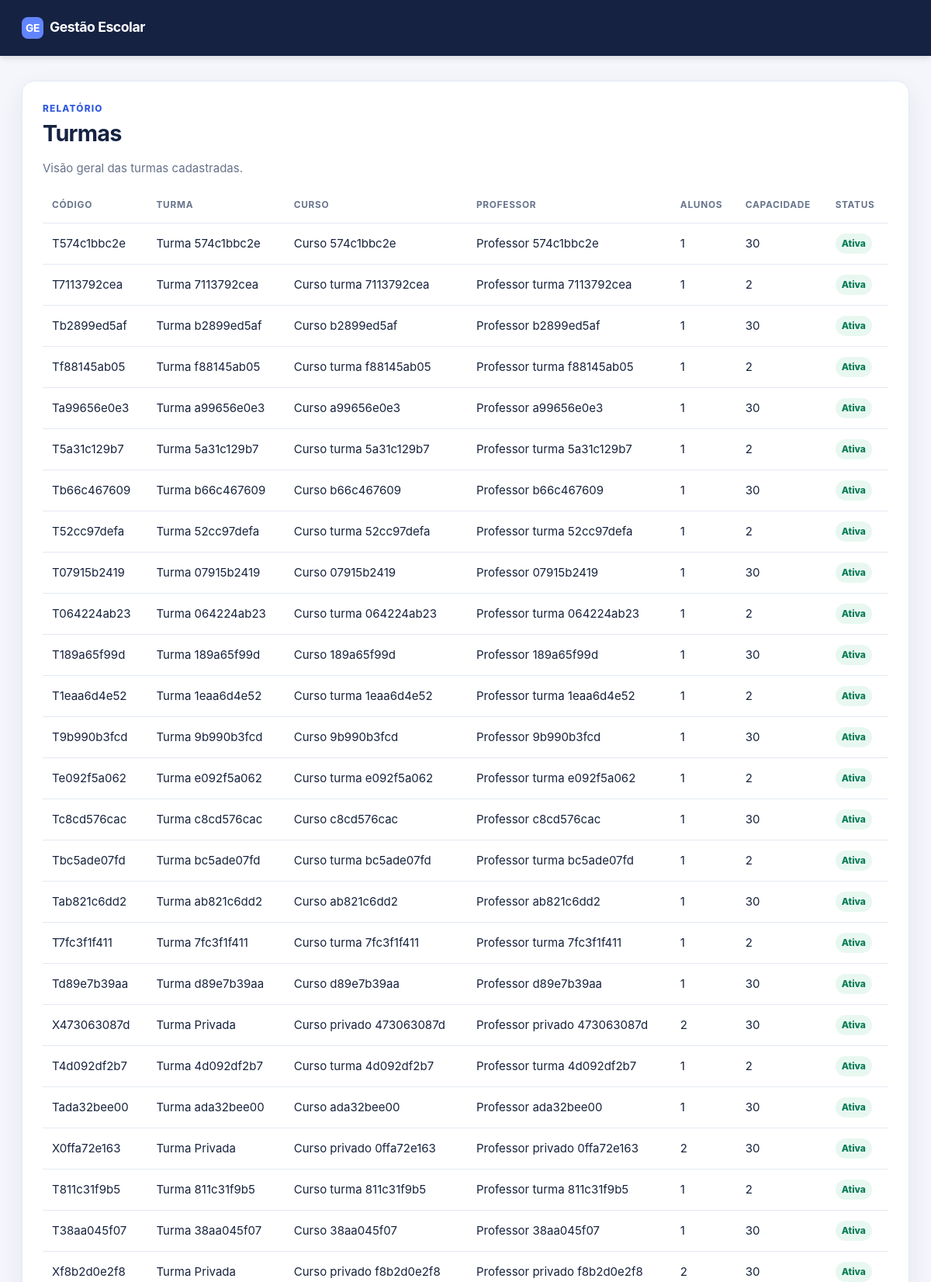
Page /relatorio/turmas (upper part) on the committed database.
### tables this page shows
CREATE TABLE turmas (
        id INTEGER PRIMARY KEY AUTOINCREMENT,
        codigo TEXT NOT NULL UNIQUE,
        nome TEXT NOT NULL,
        curso_id INTEGER NOT NULL,
        professor_id INTEGER NOT NULL,
        semestre TEXT,
        data_inicio DATE,
        data_fim DATE,
        horario TEXT,
        sala TEXT,
        capacidade INTEGER,
        ativa INTEGER DEFAULT 1,
        data_criacao TIMESTAMP DEFAULT CURRENT_TIMESTAMP,
        FOREIGN KEY (curso_id) REFERENCES cursos(id),
        FOREIGN KEY (professor_id) REFERENCES professores(id)
    );

### legacy/app_backup.py (the view)
@app.route('/relatorio/turmas')
@login_requerido('funcionario')
def relatorio_turmas():
    turmas = executar_query('''
    SELECT t.*, c.nome as curso_nome, p.nome as professor_nome, COUNT(m.id) as total_alunos
    FROM turmas t
    JOIN cursos c ON t.curso_id = c.id
    JOIN professores p ON t.professor_id = p.id
    LEFT JOIN matriculas m ON t.id = m.turma_id
    GROUP BY t.id
    ''')
    return render_template('relatorios/turmas.html',
                         turmas=[dict(t) for t in turmas] if turmas else [])

### legacy/app_backup.py (called while the page is built)
def get_db():
    conexao = sqlite3.connect('escola.db')
    conexao.row_factory = sqlite3.Row
    return conexao

def executar_query(query, params=(), fetch_one=False):
    try:
        conexao = get_db()
        cursor = conexao.cursor()
        cursor.execute(query, params)
        if fetch_one:
            resultado = cursor.fetchone()
        else:
            resultado = cursor.fetchall()
        conexao.close()
        return resultado
    except Exception as e:
        print(f"Erro na query: {e}")
        return None

### templates/relatorios/turmas.html (shortened to what this page needs)
{% extends "base.html" %}
{% block content %}<section class="card"><p class="etiqueta">RELATÓRIO</p><h1>Turmas</h1><p class="muted">Visão geral das turmas cadastradas.</p>{% if turmas %}<table><thead><tr><th>Código</th><th>Turma</th><th>Curso</th><th>Professor</th><th>Alunos</th><th>Capacidade</th><th>Status</th></tr></thead><tbody>{% for turma in turmas %}<tr><td>{{ turma.codigo }}</td><td>{{ turma.nome }}</td><td>{{ turma.curso_nome }}</td><td>{{ turma.professor_nome }}</td><td>{{ turma.total_alunos }}</td><td>{{ turma.capacidade|default('-', true) }}</td><td><span class="status {{ 'success' if turma.ativa else 'error' }}">{{ 'Ativa' if turma.ativa else 'Inativa' }}</span></td></tr>{% endfor %}</tbody></table>{% else %}<div class="empty-state"><p>Não há turmas para exibir.</p></div>{% endif %}<a class="botao secundario" href="/relatorios">Voltar aos relatórios</a></section>{% endblock %}

### templates/base.html (style rules this page uses)
:root { --primary:#315adf; --primary-dark:#213e9e; --ink:#17233d; --muted:#66738b; --surface:#fff; --canvas:#f4f6fb; --line:#e4e9f3; --success:#087c57; --danger:#c53131; --warning:#ac7200; --shadow:0 12px 32px rgba(28,44,90,.08); }
* { box-sizing:border-box }
body { margin:0;background:var(--canvas);color:var(--ink);font-family:Inter,ui-sans-serif,system-ui,-apple-system,"Segoe UI",Arial,sans-serif;font-size:15px;line-height:1.5 }
.card { padding:26px;background:var(--surface);border:1px solid var(--line);border-radius:16px;box-shadow:var(--shadow) }
h1,h2,h3 { color:#152242;line-height:1.2;letter-spacing:-.025em }
h1 { margin:0 0 8px;font-size:1.8rem }
p { line-height:1.55 }
.muted { color:var(--muted) }
.etiqueta { margin:0 0 6px;color:var(--primary);font-size:.74rem;font-weight:800;letter-spacing:.1em }
.status { display:inline-block;padding:4px 8px;border-radius:100px;font-size:.75rem;font-weight:800 }
.status.success { color:var(--success);background:#e8f8f1 }
table { width:100%;border-collapse:collapse }
th,td { padding:13px 12px;text-align:left;border-bottom:1px solid var(--line) }
th { color:#68758c;font-size:.74rem;text-transform:uppercase;letter-spacing:.06em }

### rows in the picture
turmas: codigo "T574c1bbc2e", nome "Turma 574c1bbc2e", curso_nome "Curso 574c1bbc2e", professor_nome "Professor 574c1bbc2e", total_alunos "1", capacidade "30", ativa "Ativa"
turmas: codigo "T7113792cea", nome "Turma 7113792cea", curso_nome "Curso turma 7113792cea", professor_nome "Professor turma 7113792cea", total_alunos "1", capacidade "2", ativa "Ativa"
turmas: codigo "Tb2899ed5af", nome "Turma b2899ed5af", curso_nome "Curso b2899ed5af", professor_nome "Professor b2899ed5af", total_alunos "1", capacidade "30", ativa "Ativa"
turmas: codigo "Tf88145ab05", nome "Turma f88145ab05", curso_nome "Curso turma f88145ab05", professor_nome "Professor turma f88145ab05", total_alunos "1", capacidade "2", ativa "Ativa"
turmas: codigo "Ta99656e0e3", nome "Turma a99656e0e3", curso_nome "Curso a99656e0e3", professor_nome "Professor a99656e0e3", total_alunos "1", capacidade "30", ativa "Ativa"
turmas: codigo "T5a31c129b7", nome "Turma 5a31c129b7", curso_nome "Curso turma 5a31c129b7", professor_nome "Professor turma 5a31c129b7", total_alunos "1", capacidade "2", ativa "Ativa"
turmas: codigo "Tb66c467609", nome "Turma b66c467609", curso_nome "Curso b66c467609", professor_nome "Professor b66c467609", total_alunos "1", capacidade "30", ativa "Ativa"
turmas: codigo "T52cc97defa", nome "Turma 52cc97defa", curso_nome "Curso turma 52cc97defa", professor_nome "Professor turma 52cc97defa", total_alunos "1", capacidade "2", ativa "Ativa"
turmas: codigo "T07915b2419", nome "Turma 07915b2419", curso_nome "Curso 07915b2419", professor_nome "Professor 07915b2419", total_alunos "1", capacidade "30", ativa "Ativa"
turmas: codigo "T064224ab23", nome "Turma 064224ab23", curso_nome "Curso turma 064224ab23", professor_nome "Professor turma 064224ab23", total_alunos "1", capacidade "2", ativa "Ativa"
turmas: codigo "T189a65f99d", nome "Turma 189a65f99d", curso_nome "Curso 189a65f99d", professor_nome "Professor 189a65f99d", total_alunos "1", capacidade "30", ativa "Ativa"
turmas: codigo "T1eaa6d4e52", nome "Turma 1eaa6d4e52", curso_nome "Curso turma 1eaa6d4e52", professor_nome "Professor turma 1eaa6d4e52", total_alunos "1", capacidade "2", ativa "Ativa"
turmas: codigo "T9b990b3fcd", nome "Turma 9b990b3fcd", curso_nome "Curso 9b990b3fcd", professor_nome "Professor 9b990b3fcd", total_alunos "1", capacidade "30", ativa "Ativa"
turmas: codigo "Te092f5a062", nome "Turma e092f5a062", curso_nome "Curso turma e092f5a062", professor_nome "Professor turma e092f5a062", total_alunos "1", capacidade "2", ativa "Ativa"
turmas: codigo "Tc8cd576cac", nome "Turma c8cd576cac", curso_nome "Curso c8cd576cac", professor_nome "Professor c8cd576cac", total_alunos "1", capacidade "30", ativa "Ativa"
turmas: codigo "Tbc5ade07fd", nome "Turma bc5ade07fd", curso_nome "Curso turma bc5ade07fd", professor_nome "Professor turma bc5ade07fd", total_alunos "1", capacidade "2", ativa "Ativa"
turmas: codigo "Tab821c6dd2", nome "Turma ab821c6dd2", curso_nome "Curso ab821c6dd2", professor_nome "Professor ab821c6dd2", total_alunos "1", capacidade "30", ativa "Ativa"
turmas: codigo "T7fc3f1f411", nome "Turma 7fc3f1f411", curso_nome "Curso turma 7fc3f1f411", professor_nome "Professor turma 7fc3f1f411", total_alunos "1", capacidade "2", ativa "Ativa"
turmas: codigo "Td89e7b39aa", nome "Turma d89e7b39aa", curso_nome "Curso d89e7b39aa", professor_nome "Professor d89e7b39aa", total_alunos "1", capacidade "30", ativa "Ativa"
turmas: codigo "X473063087d", nome "Turma Privada", curso_nome "Curso privado 473063087d", professor_nome "Professor privado 473063087d", total_alunos "2", capacidade "30", ativa "Ativa"
turmas: codigo "T4d092df2b7", nome "Turma 4d092df2b7", curso_nome "Curso turma 4d092df2b7", professor_nome "Professor turma 4d092df2b7", total_alunos "1", capacidade "2", ativa "Ativa"
turmas: codigo "Tada32bee00", nome "Turma ada32bee00", curso_nome "Curso ada32bee00", professor_nome "Professor ada32bee00", total_alunos "1", capacidade "30", ativa "Ativa"
turmas: codigo "X0ffa72e163", nome "Turma Privada", curso_nome "Curso privado 0ffa72e163", professor_nome "Professor privado 0ffa72e163", total_alunos "2", capacidade "30", ativa "Ativa"
turmas: codigo "T811c31f9b5", nome "Turma 811c31f9b5", curso_nome "Curso turma 811c31f9b5", professor_nome "Professor turma 811c31f9b5", total_alunos "1", capacidade "2", ativa "Ativa"
turmas: codigo "T38aa045f07", nome "Turma 38aa045f07", curso_nome "Curso 38aa045f07", professor_nome "Professor 38aa045f07", total_alunos "1", capacidade "30", ativa "Ativa"
turmas: codigo "Xf8b2d0e2f8", nome "Turma Privada", curso_nome "Curso privado f8b2d0e2f8", professor_nome "Professor privado f8b2d0e2f8", total_alunos "2", capacidade "30", ativa "Ativa"
